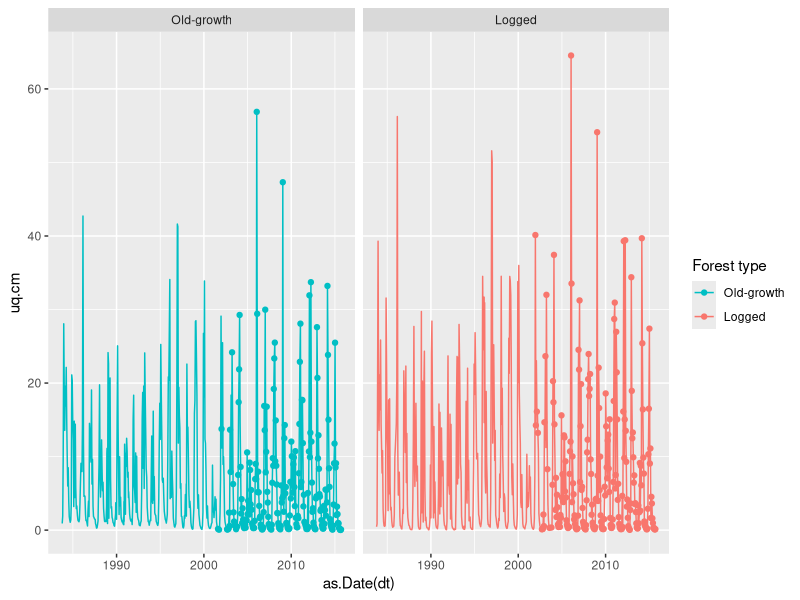
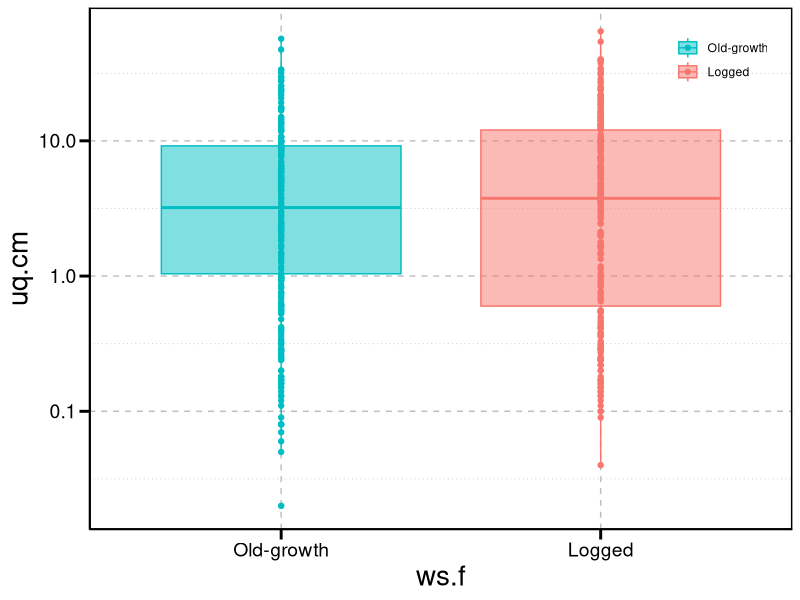
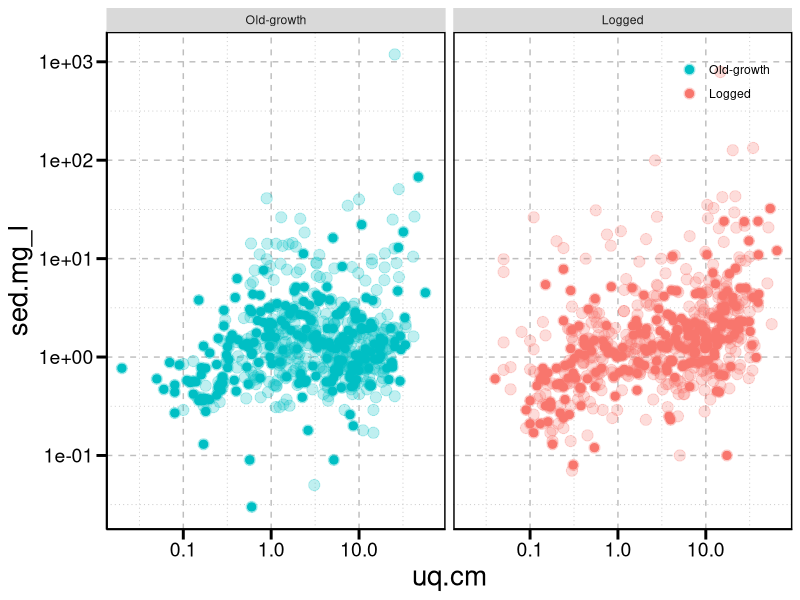
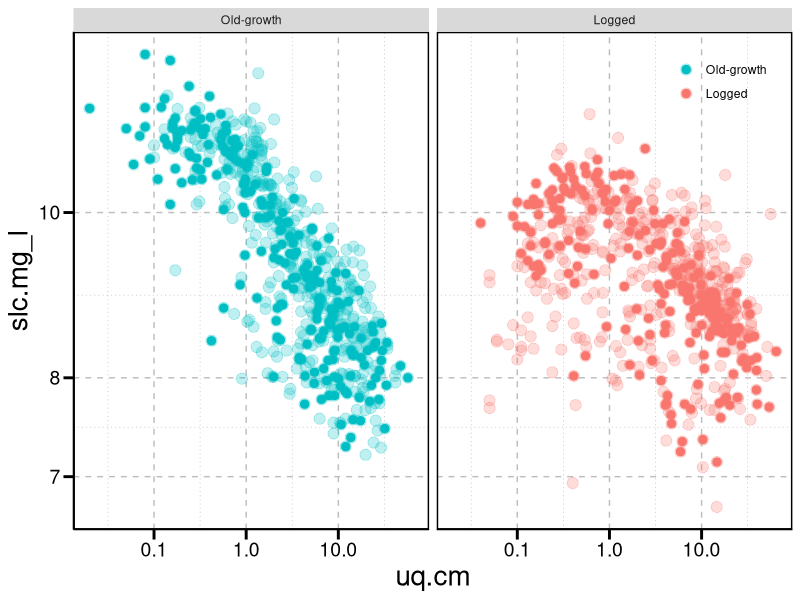
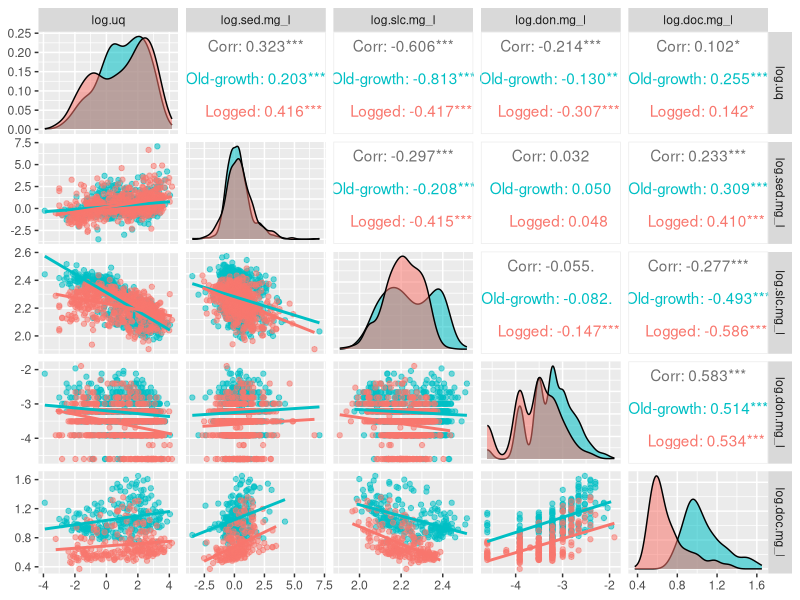
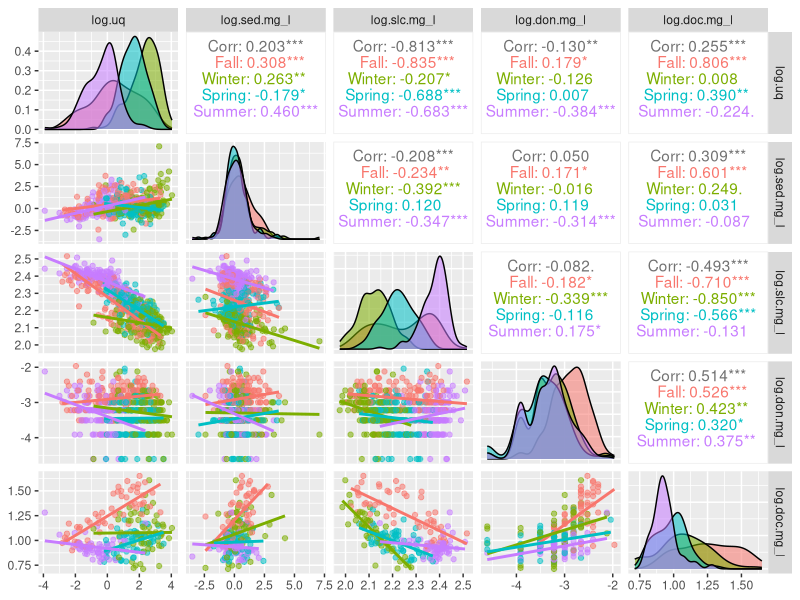
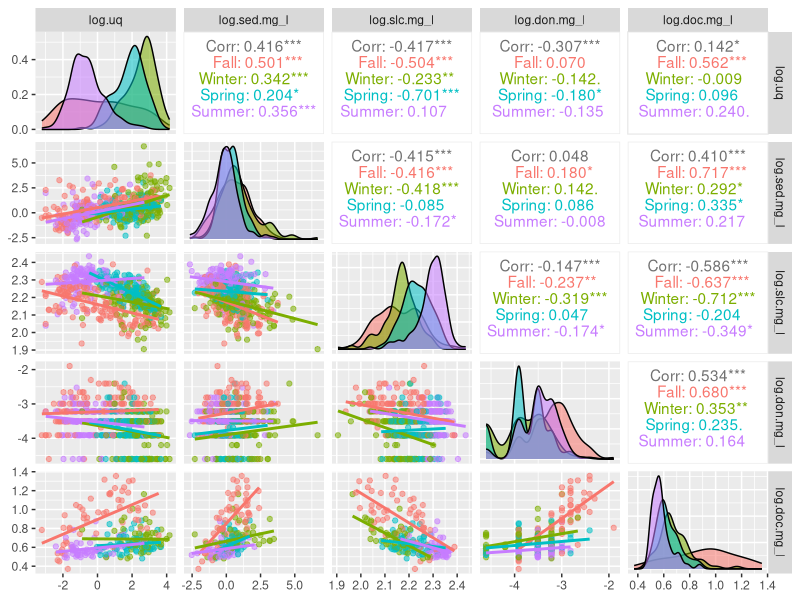
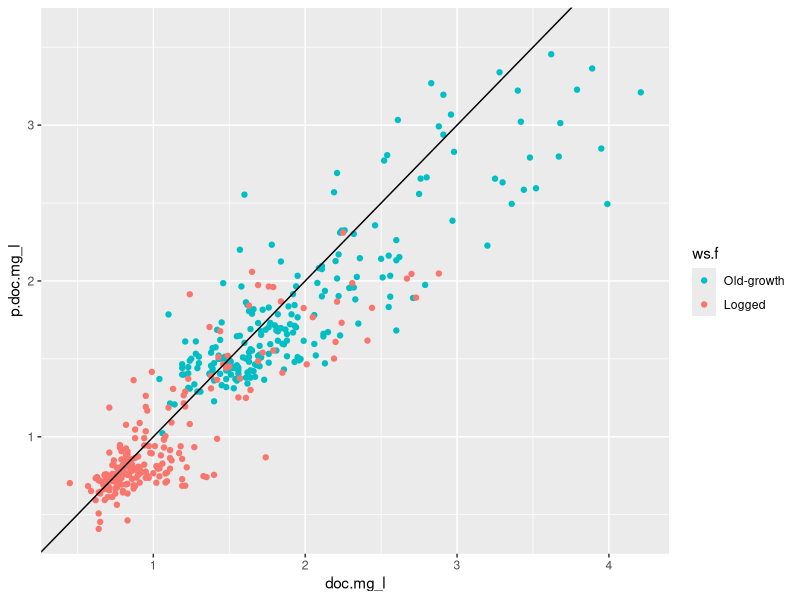

These charts were generated, in order, by the following R code: (Note: this script raises an error after producing the figures.)
# Regression Analysis DOC

library(ggplot2)
library(dplyr)
library(lubridate)
library(scales)
library(GGally)

#You need to install GGally package


theme_fg = theme(axis.text=element_text(colour="black",size=14),
                 axis.title.y = element_text(size = 20),
                 axis.title.x = element_text(size = 20),
                 panel.grid.minor= element_line(colour = "gray", linetype = "dotted"), 
                 panel.grid.major = element_line(colour = "gray", linetype = "dashed"),
                 panel.border = element_rect(fill=NA, colour = "black", size=1),
                 panel.background=element_blank(),
                 axis.ticks.length = unit(0.254, "cm"),
                 axis.ticks = element_line(colour = "black", size=1), 
                 axis.line = element_line(colour = "black"),
                 legend.position = c(.90,.90),
                 legend.direction = "vertical",
                 legend.background = element_rect(fill=alpha(0.1)),
                 legend.title = element_blank())

#Multiplot function for GGally
my_fn <- function(data,mapping, method="loess",...){
  p <- ggplot(data = data, mapping = mapping) +
    geom_point() +
    geom_smooth(method=method, ...)
  p
}


#Loading the data and making some internal arrangement
hjs <- read.csv("220621_fho_hjandrews.csv")
hjs$dt <- as.Date(hjs$dt, origin = "1899-12-30", format = "%Y-%m-%d")
hjs$ws.f <- factor(hjs$ws.f,levels = c("Old-growth","Logged"))
hjs$ssn <- factor(hjs$ssn,levels = c("Fall","Winter","Spring","Summer"))

hjm <- dplyr::filter(hjs,wy>1983)


#DOC time series and collection

doc_uq_ts <- ggplot(hjm,aes(x=as.Date(dt),y=uq.cm, color = ws.f))+
  geom_line()+
  geom_point(data=dplyr::filter(hjs,is.na(hjs$doc.mg_l)==FALSE),aes(x=as.Date(dt),y=uq.cm))+
  scale_color_manual(values = c("#00BFC4","#F8766D"), name = "Forest type")+
  facet_wrap(~ws.f)
doc_uq_ts
  

#Representativeness

doc_uq_bp <- ggplot(hjm,aes(x=ws.f,y=uq.cm, color = ws.f, fill = ws.f))+
  geom_boxplot(alpha = 0.5)+
  geom_point(data=dplyr::filter(hjs,is.na(hjs$doc.mg_l)==FALSE),aes(x=ws.f,y=uq.cm))+
  scale_color_manual(values = c("#00BFC4","#F8766D"), name = "Forest type")+
  scale_fill_manual(values = c("#00BFC4","#F8766D"), name = "Forest type")+
  scale_y_log10()+
  theme_fg
doc_uq_bp


doc_uq_tss <- ggplot(hjm,aes(x=uq.cm,y=sed.mg_l, color = ws.f, fill = ws.f))+
  geom_point(alpha = 0.25, size = 3.5)+
  geom_point(data=dplyr::filter(hjs,is.na(hjs$doc.mg_l)==FALSE),aes(x=uq.cm,y=sed.mg_l), size = 2.5)+
  scale_color_manual(values = c("#00BFC4","#F8766D"), name = "Forest type")+
  scale_fill_manual(values = c("#00BFC4","#F8766D"), name = "Forest type")+
  scale_x_log10()+
  scale_y_log10()+
  facet_wrap(~ws.f)+
  theme_fg
doc_uq_tss

doc_uq_slc <- ggplot(hjm,aes(x=uq.cm,y=slc.mg_l, color = ws.f, fill = ws.f))+
  geom_point(alpha = 0.25, size = 3.5)+
  geom_point(data=dplyr::filter(hjs,is.na(hjs$doc.mg_l)==FALSE),aes(x=uq.cm,y=slc.mg_l), size = 2.5)+
  scale_color_manual(values = c("#00BFC4","#F8766D"), name = "Forest type")+
  scale_fill_manual(values = c("#00BFC4","#F8766D"), name = "Forest type")+
  scale_x_log10()+
  scale_y_log10()+
  facet_wrap(~ws.f)+
  theme_fg
doc_uq_slc


require(GGally)

p_dat <- dplyr::select(hjm,ws.f,dt,ssn,log.uq,log.sed.mg_l,log.slc.mg_l,log.don.mg_l,log.doc.mg_l)

p <- ggpairs(p_dat, columns = 4:8, ggplot2::aes(colour = ws.f, alpha = 0.6),
             lower = list(continuous = wrap(my_fn, method="lm", se=FALSE)))
for(i in 1:p$nrow){
  for(j in 1:p$ncol){
    p[i,j] <- p[i,j]+
      scale_fill_manual(values= c("#00BFC4","#F8766D"))+
      scale_color_manual(values= c("#00BFC4","#F8766D"))
  }
}
p

# Looking at DOC seasonal patterns per watershed

p1 <- ggpairs(dplyr::filter(p_dat,ws.f=="Old-growth"), columns = 4:8, ggplot2::aes(colour = ssn, alpha = 0.6),
             lower = list(continuous = wrap(my_fn, method="lm", se=FALSE)))
for(i in 1:p$nrow){
  for(j in 1:p$ncol){
    p[i,j] <- p[i,j]
  }
}
p1


p2 <- ggpairs(dplyr::filter(p_dat,ws.f=="Logged"), columns = 4:8, ggplot2::aes(colour = ssn, alpha = 0.6),
              lower = list(continuous = wrap(my_fn, method="lm", se=FALSE)))
for(i in 1:p$nrow){
  for(j in 1:p$ncol){
    p[i,j] <- p[i,j]
  }
}
p2


doc_mod <- lm(log.doc.mg_l ~ log.uq + log.sed.mg_l + (log.slc.mg_l + log.don.mg_l) * ssn + ws.f, 
              data = dplyr::filter(hjm,is.na(hjm$doc.mg_l)==FALSE))
summary(doc_mod)

hjm$p.doc.mg_l <- exp(predict.lm(doc_mod,newdata = hjm,na.action = na.pass))
cm <- lm(doc.mg_l~p.doc.mg_l,hjm)
hjm$p.doc.mg_l <- (cm$coefficients[1] + hjm$p.doc.mg_l)/cm$coefficients[2]
hjm$log.p.doc.mg_l <- log10(hjm$p.doc.mg_l)

obs_prd_doc <- ggplot(hjm, aes(x=doc.mg_l,y=p.doc.mg_l,color = ws.f))+
  geom_point()+
  geom_abline()+
  scale_fill_manual(values= c("#00BFC4","#F8766D"))+
  scale_color_manual(values= c("#00BFC4","#F8766D"))
obs_prd_doc  


m_dat <- dplyr::select(hjm,ws.f,dt,ssn,log.uq,log.sed.mg_l,log.slc.mg_l,log.don.mg_l,log.p.doc.mg_l)
m_dat$ws.f <- factor(m_dat$ws.f,levels = c("Old-growth","Logged"))
m_dat$ssn <- factor(m_dat$ssn,levels = c("Fall","Winter","Spring","Summer"))

p3 <- ggpairs(dplyr::filter(m_dat,ws.f=="Old-growth"), columns = 4:8, ggplot2::aes(colour = ssn, alpha = 0.6),
             lower = list(continuous = wrap(my_fn, method="lm", se=FALSE)))
for(i in 1:p$nrow){
  for(j in 1:p$ncol){
    p[i,j] <- p[i,j]
  }
}
p3


p4 <- ggpairs(dplyr::filter(m_dat,ws.f=="Logged"), columns = 4:8, ggplot2::aes(colour = ssn, alpha = 0.6),
              lower = list(continuous = wrap(my_fn, method="lm", se=FALSE)))
for(i in 1:p$nrow){
  for(j in 1:p$ncol){
    p[i,j] <- p[i,j]
  }
}
p4


#Comparing seasonal dynamics between watersheds

pdoc_ssn <- ggplot(hjm, aes(x=p.doc.mg_l, color = ws.f, fill = ws.f))+
  geom_density(alpha = 0.5)+
  scale_fill_manual(values= c("#00BFC4","#F8766D"))+
  scale_color_manual(values= c("#00BFC4","#F8766D"))+
  facet_wrap(~ssn, nrow = 2)
pdoc_ssn

pdoc_ssn_p <- ggplot(hjm,aes(x=slc.mg_l,p.doc.mg_l, color = ssn, fill =ssn, size = uq.cm))+
  geom_path(data = hjs, aes(x=slc.mg_l,p.doc.mg_l), alpha=0.25, size = 0.38, inherit.aes = FALSE)+
  geom_point(alpha = 0.75)+
  facet_wrap(~ws.f)
pdoc_ssn_p


pdoc_ssn_ts <- ggplot(hjm,aes(x=as.Date(dt),y=p.doc.mg_l, color = ws.f, fill = ws.f))+
  geom_line(size = 0.5, alpha = 0.5)+
  geom_smooth(span=0.10)+
  scale_y_log10()
pdoc_ssn_ts
  
  
pdoc_ssn_ts <- ggplot(hjm,aes(x=as.Date(dt),y=p.doc.mg_l))+
  geom_line(size = 0.5, alpha = 0.5)+
  geom_point(data=hjm,aes(x=as.Date(dt),y=p.doc.mg_l, color = ssn), size = 2.5)+
  # scale_y_log10()+
  facet_wrap(~ws.f)
pdoc_ssn_ts 
  
  

